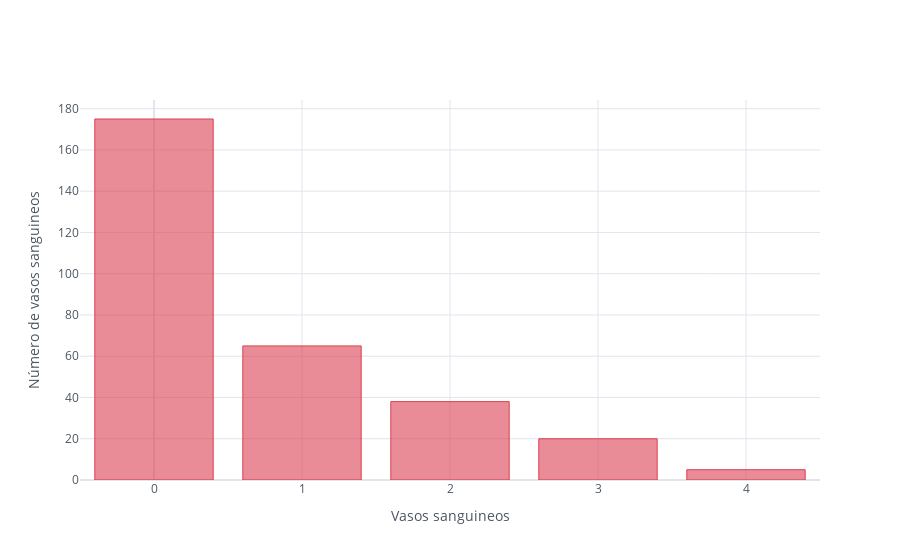

Write notebook code for a chart like this one.
### Markdown cell above
Por último, haremos un histograma de los vasos sanguineos de nuestro conjunto de datos:

### Code cell
df_heart['ca'].value_counts().iplot(kind='bar', color='red', 
                                    xTitle='Vasos sanguineos', yTitle='Número de vasos sanguineos')

### Figure 1 — Plotly figure (JSON) as saved in the notebook; plotly's stock layout.template omitted (floating-point values rounded to 4 significant figures)
{"data": [{"marker": {"color": "rgba(219, 64, 82, 0.6)", "line": {"color": "rgba(219, 64, 82, 1.0)", "width": 1}}, "name": "ca", "orientation": "v", "text": "", "type": "bar", "x": [0, 1, 2, 3, 4], "y": [175, 65, 38, 20, 5]}], "layout": {"legend": {"bgcolor": "#FFFFFF", "font": {"color": "#4D5663"}}, "paper_bgcolor": "#FFFFFF", "plot_bgcolor": "#FFFFFF", "title": {"font": {"color": "#4D5663"}}, "xaxis": {"gridcolor": "#E1E5ED", "showgrid": true, "tickfont": {"color": "#4D5663"}, "title": {"font": {"color": "#4D5663"}, "text": "Vasos sanguineos"}, "zerolinecolor": "#E1E5ED"}, "yaxis": {"gridcolor": "#E1E5ED", "showgrid": true, "tickfont": {"color": "#4D5663"}, "title": {"font": {"color": "#4D5663"}, "text": "Número de vasos sanguineos"}, "zerolinecolor": "#E1E5ED"}}}
